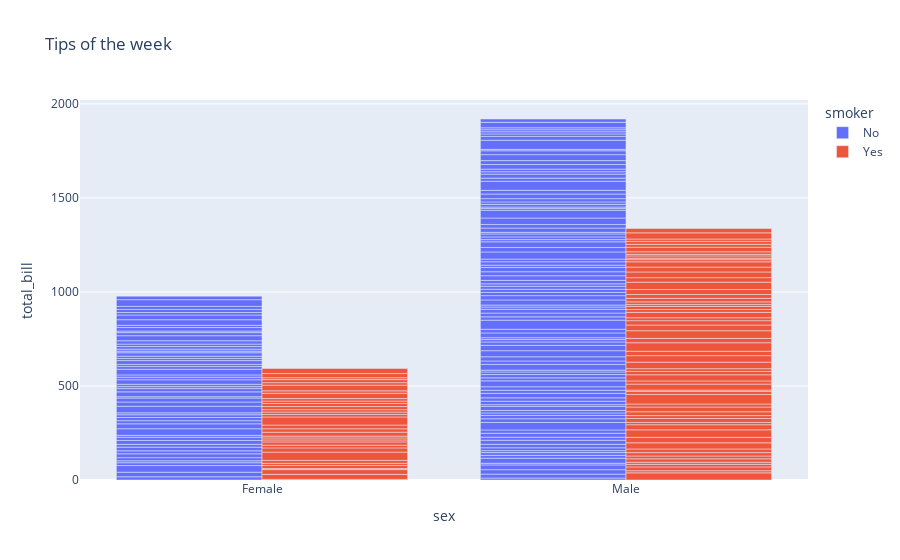

Notebook source saved alongside this figure:
### Code cell
px.bar(df_tips, x='sex', y='total_bill', color='smoker', barmode='group', title='Tips of the week', labels={'tip': 'Tip Amount', 'day': 'Day of the week'})

### Figure 1 — Plotly figure (JSON) as saved in the notebook; plotly's stock layout.template omitted (floating-point values rounded to 4 significant figures; data arrays with more than 128 entries replaced by an {"elided": "..."} marker saying what was removed)
{"data": [{"alignmentgroup": "True", "hovertemplate": "smoker=No<br>sex=%{x}<br>total_bill=%{y}<extra></extra>", "legendgroup": "No", "marker": {"color": "#636efa", "pattern": {"shape": ""}}, "name": "No", "offsetgroup": "No", "orientation": "v", "showlegend": true, "textposition": "auto", "type": "bar", "x": {"elided": "151 str values"}, "xaxis": "x", "y": {"elided": "151 float values"}, "yaxis": "y"}, {"alignmentgroup": "True", "hovertemplate": "smoker=Yes<br>sex=%{x}<br>total_bill=%{y}<extra></extra>", "legendgroup": "Yes", "marker": {"color": "#EF553B", "pattern": {"shape": ""}}, "name": "Yes", "offsetgroup": "Yes", "orientation": "v", "showlegend": true, "textposition": "auto", "type": "bar", "x": ["Male", "Male", "Male", "Male", "Male", "Male", "Female", "Male", "Female", "Female", "Male", "Male", "Male", "Male", "Female", "Female", "Male", "Male", "Male", "Male", "Female", "Female", "Female", "Female", "Male", "Male", "Male", "Female", "Male", "Female", "Female", "Female", "Male", "Male", "Male", "Male", "Male", "Male", "Male", "Male", "Female", "Male", "Male", "Male", "Male", "Male", "Male", "Female", "Male", "Female", "Male", "Male", "Female", "Male", "Male", "Male", "Male", "Female", "Female", "Male", "Male", "Female", "Female", "Female", "Male", "Female", "Male", "Male", "Male", "Female", "Male", "Male", "Female", "Female", "Female", "Male", "Male", "Male", "Female", "Male", "Female", "Male", "Male", "Female", "Female", "Female", "Male", "Male", "Male", "Male", "Male", "Female", "Male"], "xaxis": "x", "y": [38.01, 11.24, 20.29, 13.81, 11.02, 18.29, 3.07, 15.01, 26.86, 25.28, 17.92, 19.44, 32.68, 28.97, 5.75, 16.32, 40.17, 27.28, 12.03, 21.01, 11.35, 15.38, 44.3, 22.42, 15.36, 20.49, 25.21, 14.31, 16, 17.51, 10.59, 10.63, 50.81, 15.81, 7.25, 31.85, 16.82, 32.9, 17.89, 14.48, 9.6, 34.63, 34.65, 23.33, 45.35, 23.17, 40.55, 20.9, 30.46, 18.15, 23.1, 15.69, 19.81, 28.44, 15.48, 16.58, 10.34, 43.11, 13, 13.51, 18.71, 12.74, 13, 16.4, 20.53, 16.47, 26.59, 38.73, 24.27, 12.76, 30.06, 25.89, 13.27, 28.17, 12.9, 28.15, 11.59, 7.74, 30.14, 12.16, 13.42, 8.58, 13.42, 16.27, 10.09, 22.12, 24.01, 15.69, 15.53, 12.6, 32.83, 27.18, 22.67], "yaxis": "y"}], "layout": {"autosize": true, "barmode": "group", "legend": {"title": {"text": "smoker"}, "tracegroupgap": 0}, "title": {"text": "Tips of the week"}, "xaxis": {"anchor": "y", "autorange": true, "domain": [0, 1], "range": [-0.5, 1.5], "title": {"text": "sex"}, "type": "category"}, "yaxis": {"anchor": "x", "autorange": true, "domain": [0, 1], "range": [0, 2021.0], "title": {"text": "total_bill"}, "type": "linear"}}}
